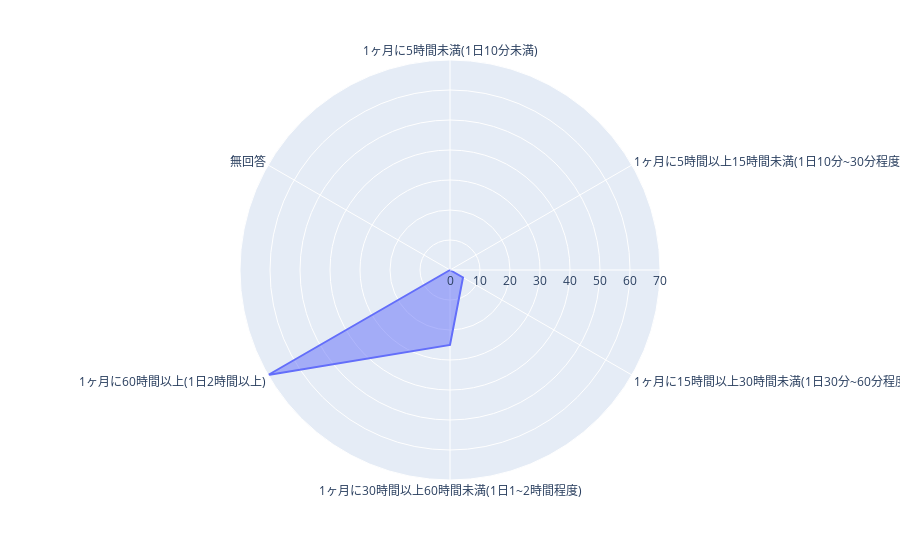

Notebook code cell kept with this figure:
### Code cell
fpath = os.path.join('dataK', '401005_jyohokaanketochousahokoku_2019.csv')
df_utf=pd.read_csv(fpath,encoding='utf8')
fig=px.line_polar(df_utf.iloc[:,:2],r='19歳以下',theta='Attribute',line_close=True)  #グラフの定義
fig.update_traces(fill='toself')  #レイアウトの定義
fig.show()  #グラフ描画

### Figure 1 — Plotly figure (JSON) as saved in the notebook; plotly's stock layout.template omitted (floating-point values rounded to 4 significant figures)
{"data": [{"fill": "toself", "hovertemplate": "19歳以下=%{r}<br>Attribute=%{theta}<extra></extra>", "legendgroup": "", "line": {"color": "#636efa", "dash": "solid"}, "marker": {"symbol": "circle"}, "mode": "lines", "name": "", "r": [0, 0, 5, 25, 70, 0, 0], "showlegend": false, "subplot": "polar", "theta": ["1ヶ月に5時間未満(1日10分未満)", "1ヶ月に5時間以上15時間未満(1日10分~30分程度)", "1ヶ月に15時間以上30時間未満(1日30分~60分程度)", "1ヶ月に30時間以上60時間未満(1日1~2時間程度)", "1ヶ月に60時間以上(1日2時間以上)", "無回答", "1ヶ月に5時間未満(1日10分未満)"], "type": "scatterpolar"}], "layout": {"legend": {"tracegroupgap": 0}, "margin": {"t": 60}, "polar": {"angularaxis": {"direction": "clockwise", "rotation": 90}, "domain": {"x": [0, 1], "y": [0, 1]}}}}
